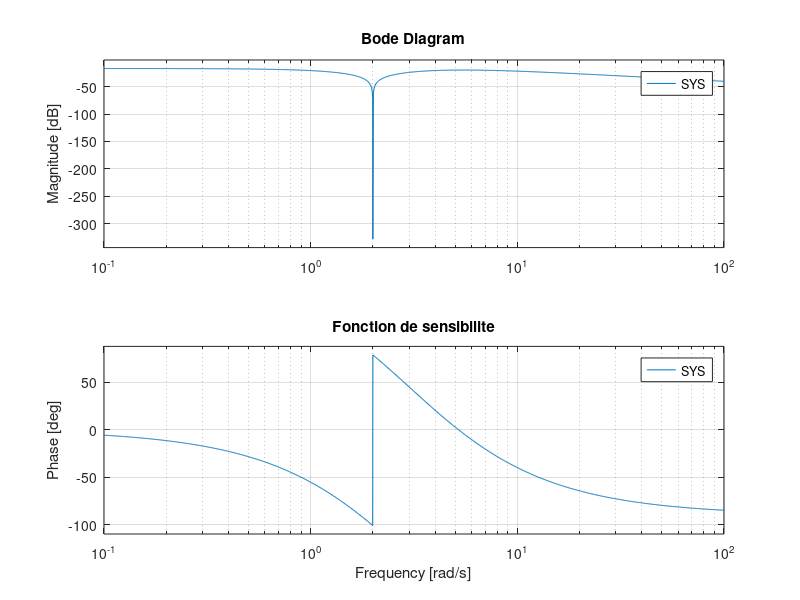
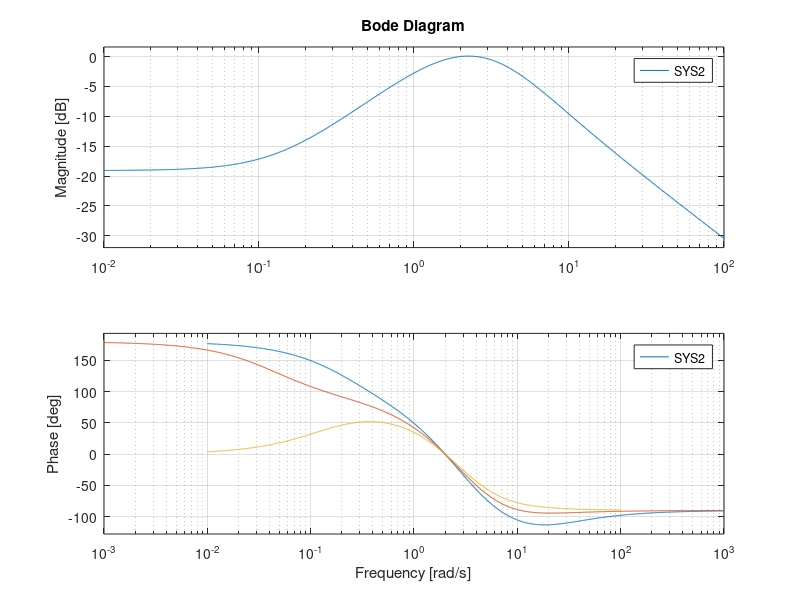

Write MATLAB code to recreate these figures, in order.
clc; clear all; close all;

%% TP3 1.5 Rejet de perturbations sinusoide

a = -2;
c = 1;
d = [0 0];
B = 1;
E = 1;
BE = [B E];

w= 2;

Aa = [-2 0 0;0 0 1;1 -4 0];
Ba = [B;0;0];
Ea = [1;0;0];
Da = [0;0;-1];

Ca = [1 0 0];

% Correcteur Ka:
P = [-3 -3 -3];
Ka = acker(Aa,Ba,P)


%Fonction de sensibilite:
[num,den] = ss2tf(Aa-Ba*Ka,Ea,Ca,0);
SYS = tf(num,den)

bode(SYS)
grid on
title('Fonction de sensibilite')

% Fonction de transfert
N = 3;
h = ones(1,N)



for h = 1:N
    Bbf =Ba*h + [0;0;-1]
    
    [num1,den1] = ss2tf(Aa-Ba*Ka,Bbf,Ca,0);
    SYS2 = tf(num1,den1)
    figure(2)
    hold on
    bode(SYS2)
    grid on
end